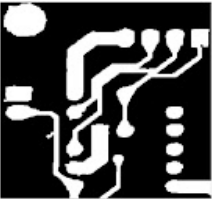
#> input picture DIP/images/img1_sub.png, 212 x 199 px
$ python Task_5_Image_Subtraction.py
#> lines starting #> are read from the running program, lines starting #| are printed output that depends on the picture
import cv2
import matplotlib.pyplot as plt

img1_sub = cv2.imread('images/img1_sub.png', 0)
#> img1_sub is the input picture: shape (199, 212); min 0, max 255, mean 70.6
img2_sub = cv2.imread('images/img2_sub.png', 0)
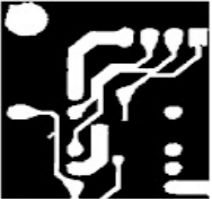
#> input picture DIP/images/img2_sub.png, 212 x 199 px
#> img2_sub is the input picture: shape (199, 212); min 0, max 255, mean 67

# I made this because I took screenshots from the sheet
# Print the shapes of the images
print(f"Image 1 shape: {img1_sub.shape}")
#| Image 1 shape: (199, 212)
print(f"Image 2 shape: {img2_sub.shape}")
#| Image 2 shape: (199, 212)

# Resize img2_sub to match img1_sub if they are different sizes
if img1_sub.shape != img2_sub.shape:
    img2_sub = cv2.resize(img2_sub, (img1_sub.shape[1], img1_sub.shape[0]))

changes = cv2.subtract(img1_sub, img2_sub)
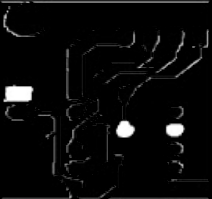
#> changes: shape (199, 212); min 0, max 255, mean 10.7

plt.figure(figsize=(20, 20))
plt.subplot(1, 3, 1), plt.imshow(img1_sub, cmap='gray')
plt.subplot(1, 3, 2), plt.imshow(img2_sub, cmap='gray')
plt.subplot(1, 3, 3), plt.imshow(changes, cmap='gray')
plt.show()
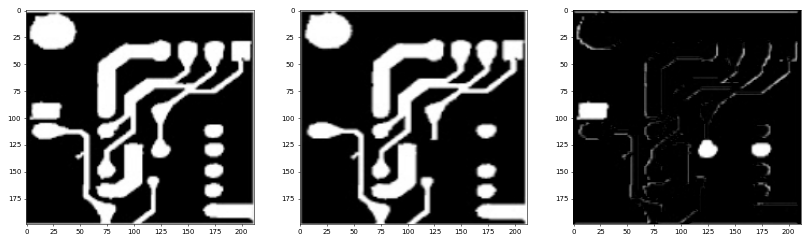
#> figure drawn by matplotlib, 3 panels
